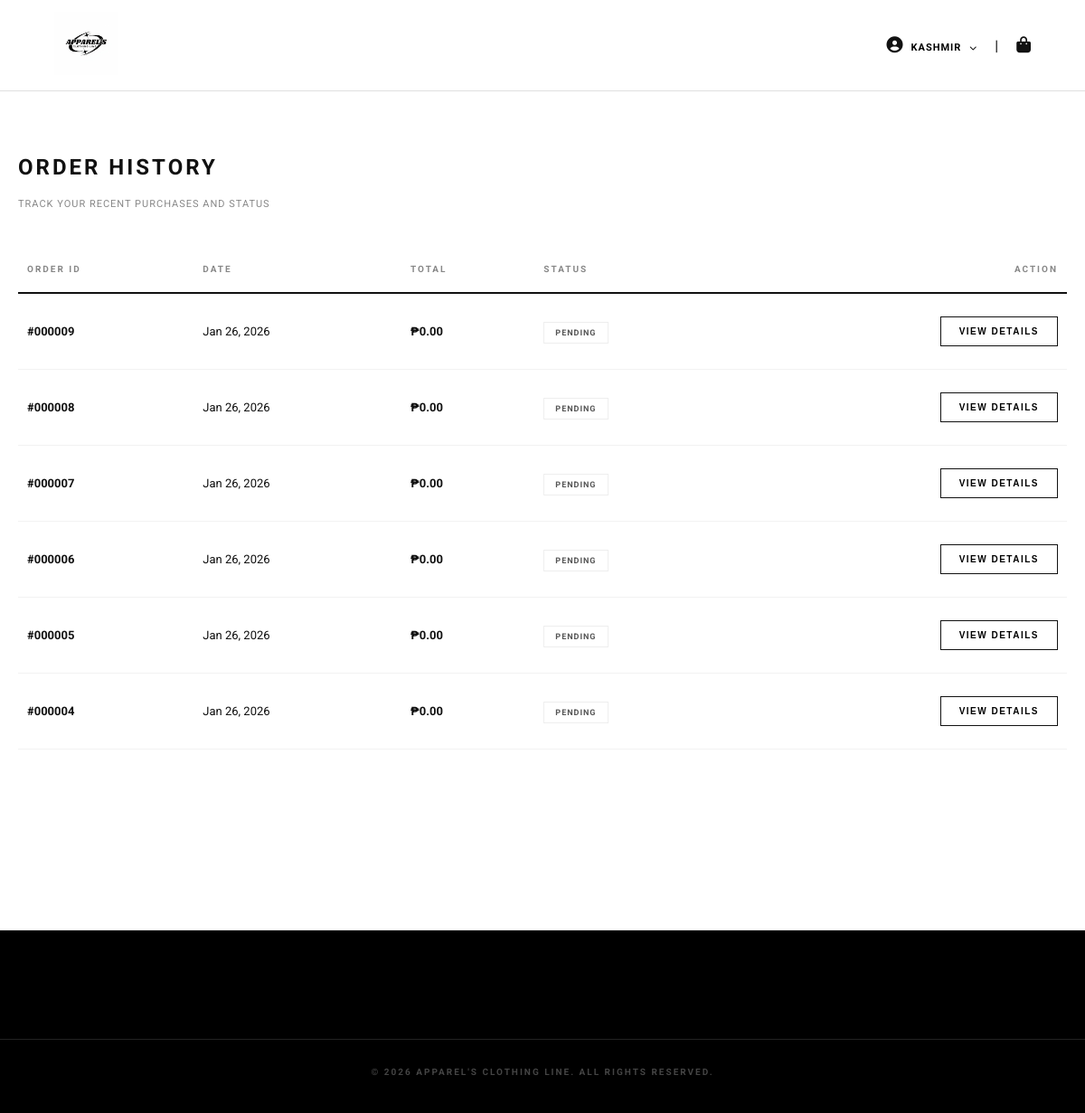
/orders.php (signed in), run on an earlier commit of the app's database.
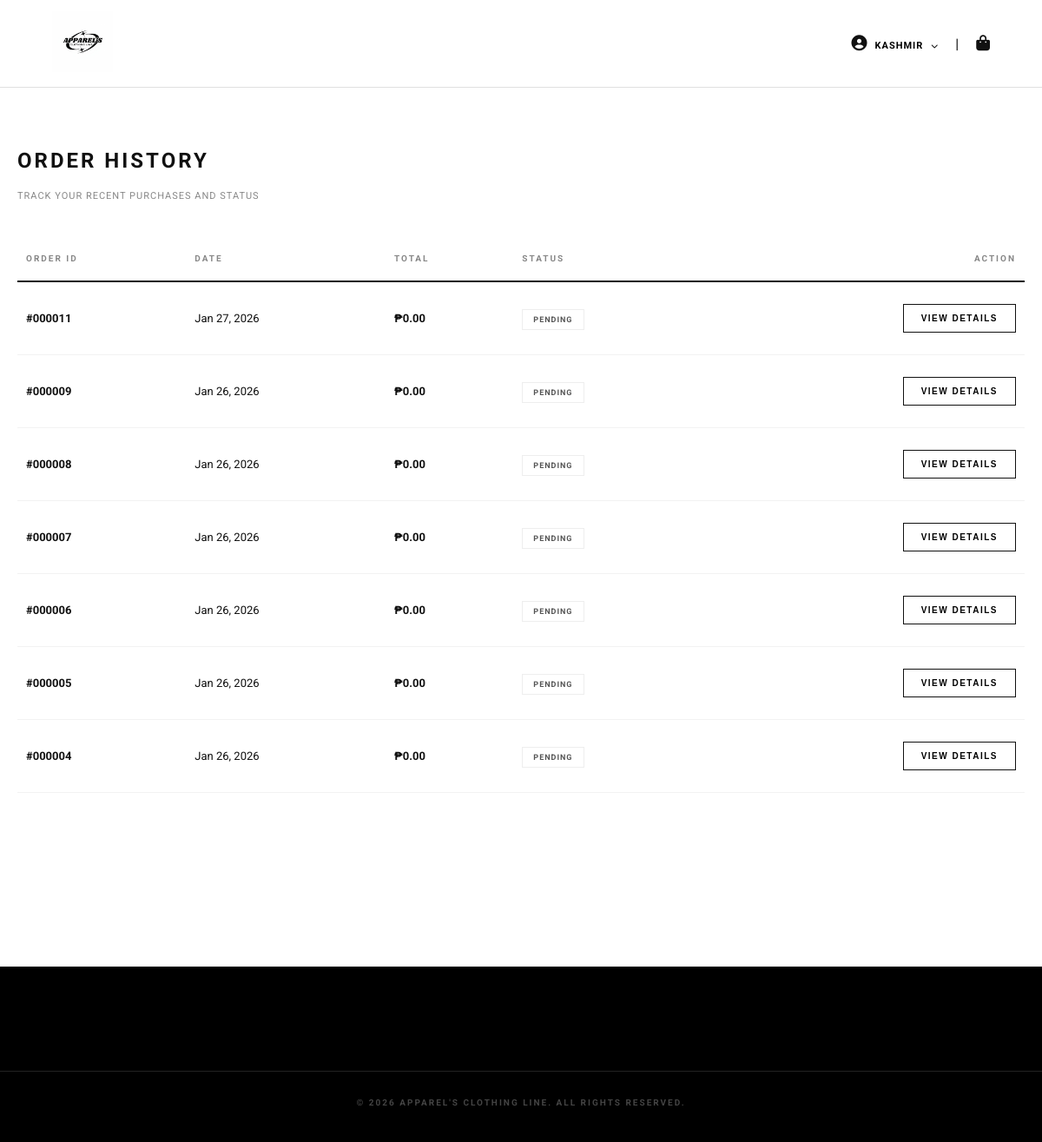
And on a later commit of the database.
### tables this page shows
CREATE TABLE `orders` (
  `id` int(11) NOT NULL,
  `user_id` int(11) NOT NULL,
  `full_name` varchar(255) NOT NULL,
  `address` text NOT NULL,
  `total_amount` decimal(10,2) NOT NULL,
  `payment_method` varchar(50) NOT NULL,
  `status` varchar(50) DEFAULT 'Pending',
  `created_at` timestamp NOT NULL DEFAULT current_timestamp()
);

### orders.php (the view, shortened to what this page needs)
<?php
include "config/database.php";
$user_id = $_SESSION['user_id'];
$v = "2.1";
$user_query = mysqli_query($conn, "SELECT first_name FROM users WHERE id = $user_id");
$user_data = mysqli_fetch_assoc($user_query);
$display_name = $user_data['first_name'] ?? 'USER';
$orders_query = "SELECT * FROM orders WHERE user_id = $user_id ORDER BY created_at DESC";
$orders_result = mysqli_query($conn, $orders_query);
?>
<!DOCTYPE html>
<html lang="en">
<head>
    <link rel="stylesheet" href="assets/css/style.css?v=<?php echo $v; ?>">
    <link rel="stylesheet" href="https://cdnjs.cloudflare.com/ajax/libs/font-awesome/6.5.0/css/all.min.css">
</head>
<body>
<header class="header">
    <div class="container header-container">
        <div class="logo">
            <a href="index.php">
                <img src="assets/images/new_logo.jpg" alt="Logo" class="header-logo">
            </a>
        </div>
        <div class="header-right">
            <div class="user-dropdown">
                <a href="javascript:void(0)" class="header-icon">
                    <i class="fas fa-user-circle"></i>
                    <span class="user-name-text"><?= strtoupper(htmlspecialchars($display_name)) ?></span>
                    <i class="fas fa-chevron-down" style="font-size: 8px; margin-left: 5px;"></i>
                </a>
            </div>
            <span class="divider">|</span>
            <a href="cart.php" class="header-icon">
                <i class="fas fa-shopping-bag"></i>
            </a>
        </div>
    </div>
</header>
<main class="container" style="min-height: 70vh;">
    <div class="cart-header" style="margin-top: 50px; margin-bottom: 40px;">
        <h2 class="order-history-title">Order History</h2>
        <p style="font-size: 11px; color: #888; letter-spacing: 1px; text-transform: uppercase; margin-top: 5px;">Track your recent purchases and status</p>
    </div>
    <?php if(mysqli_num_rows($orders_result) > 0): ?>
        <div style="overflow-x: auto;">
            <table class="orders-table">
                <thead>
                    <tr>
                        <th>Order ID</th>
                        <th>Date</th>
                        <th>Total</th>
                        <th>Status</th>
                        <th style="text-align: right;">Action</th>
                    </tr>
                </thead>
                <tbody>
                    <?php while($order = mysqli_fetch_assoc($orders_result)):
                        $total = $order['total_price'] ?? ($order['amount'] ?? 0);
                        $status = $order['status'] ?? 'Pending';
                    ?>
                    <tr>
                        <td class="order-id-cell">
                            #<?php echo str_pad($order['id'], 6, '0', STR_PAD_LEFT); ?>
                        </td>
                        <td>
                            <?php echo date("M d, Y", strtotime($order['created_at'])); ?>
                        </td>
                        <td class="order-total-cell">
                            ₱<?php echo number_format($total, 2); ?>
                        </td>
                        <td>
                            <span class="status-badge">
                                <?php echo htmlspecialchars($status); ?>
                            </span>
                        </td>
                        <td style="text-align: right;">
                            <button onclick="viewOrderDetails(<?php echo $order['id']; ?>)" class="btn-view-details">
                                View Details
                            </button>
                        </td>
                    </tr>
                    <?php endwhile; ?>
                </tbody>
            </table>
        </div>
    <?php endif; ?>
</main>
<footer class="footer">
    <div class="footer-bottom">
        <p>&copy; 2026 APPAREL'S CLOTHING LINE. ALL RIGHTS RESERVED.</p>
    </div>
</footer>
</body>
</html>

What changed in the data, as far as the page shows it:
added orders: id "000011", created_at "Jan 27, 2026", total "0.00", status "PENDING"
